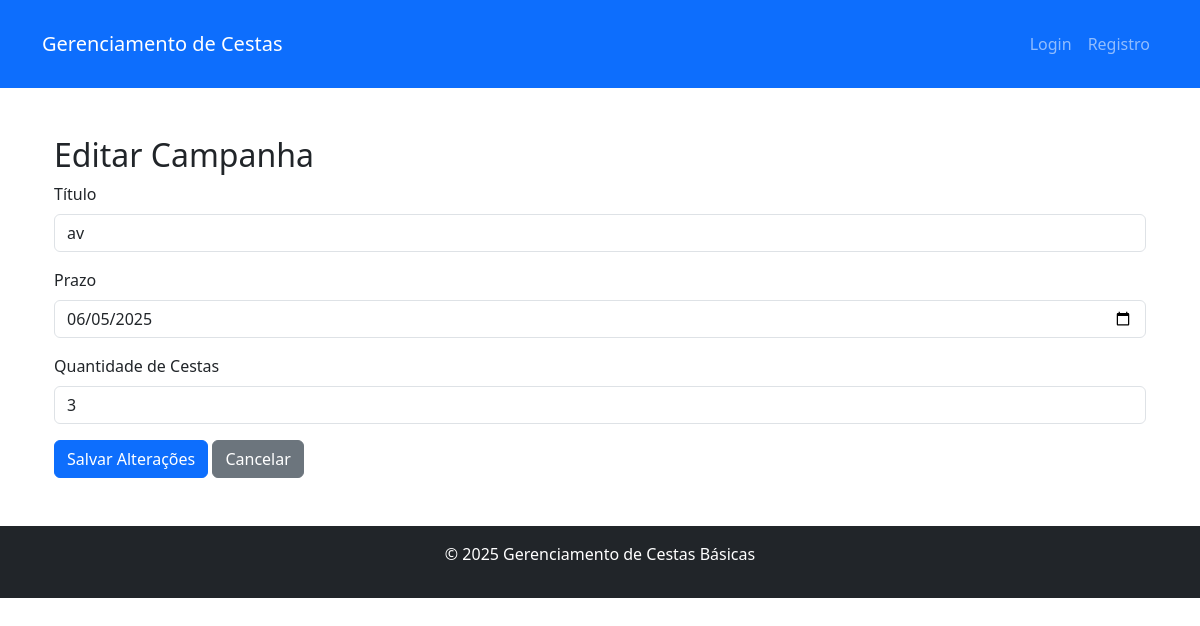
Screenshot of /home/campanhas/editar/15/ with the database file from the repository.
### gerenciador/models.py (models this page shows)
class TbCampanhas(models.Model):
    ID_Campanha = models.AutoField(primary_key=True, null= False)
    Titulo = models.CharField(max_length= 255, null= False)
    Prazo = models.DateField(null= False)
    Quantidade_Cestas = models.PositiveIntegerField(null= False)
    STATUS_CHOICES = [
        ('em andamento', 'Em andamento'),
        ('concluida', 'Concluída'),
        ('atrasada', 'Atrasada'),
        ('concluida com atraso', 'Concluída com atraso'),
    ]
    status = models.CharField(max_length=20, choices=STATUS_CHOICES, default='em andamento')
    Id_Cesta = models.ForeignKey(TbModelo_Cesta, verbose_name=("Modelo_cesta"), on_delete=models.CASCADE)

### gerenciador/views.py (the view, shortened to what this page needs)
def editar_campanha(request, campanha_id):
    campanha = get_object_or_404(TbCampanhas, ID_Campanha=campanha_id)
    return render(request, "editar-campanha.html", {"campanha": campanha})

### gerenciador/templates/editar-campanha.html (shortened to what this page needs)
{% extends 'base.html' %}
{% block content %}
<div class="container">
    <h2>Editar Campanha</h2>
    <form method="POST">
        <div class="mb-3">
            <label for="titulo" class="form-label">Título</label>
            <input type="text" id="titulo" name="Titulo" class="form-control" value="{{ campanha.Titulo }}" required>
        </div>
        <div class="mb-3">
            <label for="prazo" class="form-label">Prazo</label>
            <input type="date" id="prazo" name="Prazo" class="form-control" value="{{ campanha.Prazo|date:'Y-m-d' }}" required>
        </div>
        <div class="mb-3">
            <label for="quantidade_cestas" class="form-label">Quantidade de Cestas</label>
            <input type="number" id="quantidade_cestas" name="Quantidade_Cestas" class="form-control" value="{{ campanha.Quantidade_Cestas }}" required>
        </div>
        <button type="submit" class="btn btn-primary">Salvar Alterações</button>
        <a href="{% url 'campanhas' %}" class="btn btn-secondary">Cancelar</a>
    </form>
</div>
{% endblock %}

### rows the page displays
TbCampanhas: Titulo "av", Prazo "06/05/2025", Quantidade_Cestas "3"
